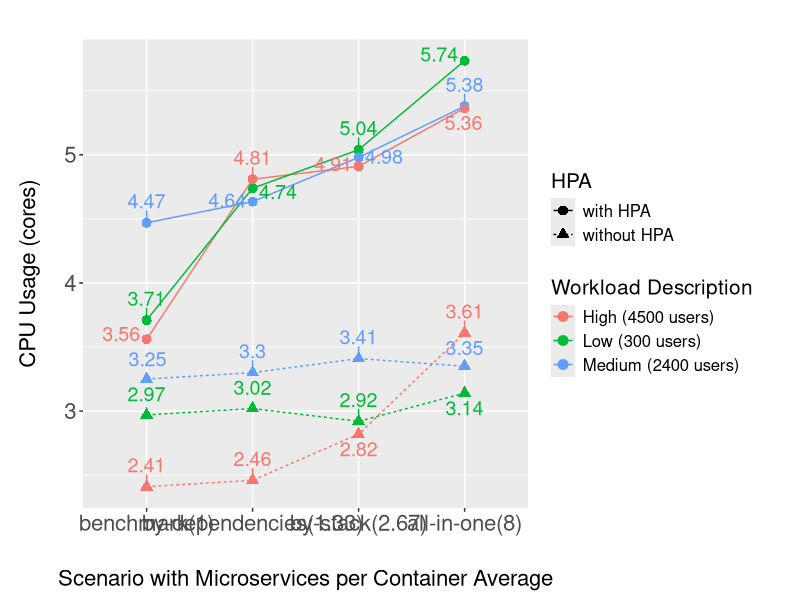
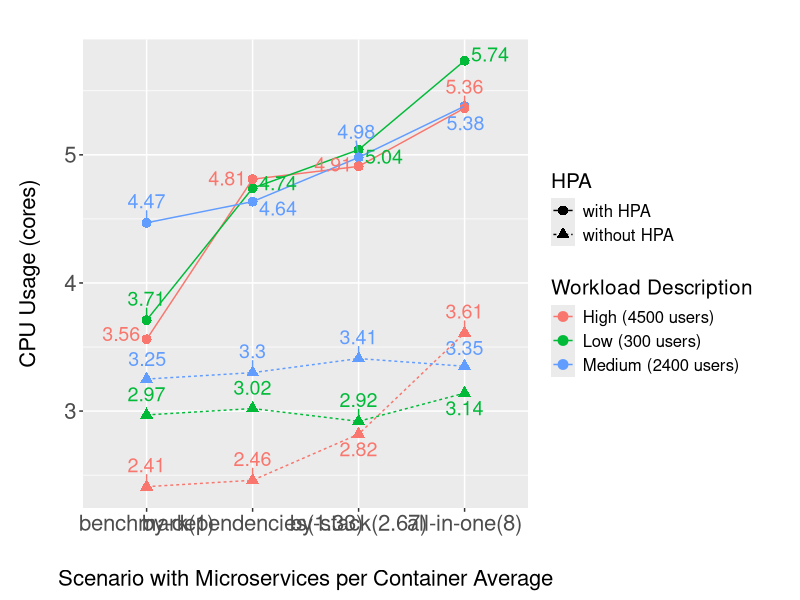

These charts were generated, in order, by the following R code:
setwd("~/Documentos/Dev/microservices-container-grouping/experiments_results/graphics_and_tables_consolidated/resources")
# Carregar pacotes necessários
library(ggplot2)
library(dplyr)
library(tidyr)
library(ggrepel)

# Criar o dataframe com os dados fornecidos
data_cpu <- data.frame(
  workload_desc = c("Low (300 users)", "Low (300 users)", "Low (300 users)", "Low (300 users)",
                    "Medium (2400 users)", "Medium (2400 users)", "Medium (2400 users)", "Medium (2400 users)",
                    "High (4500 users)", "High (4500 users)", "High (4500 users)", "High (4500 users)"),
  workload = c(300, 300, 300, 300, 2400, 2400, 2400, 2400, 4500, 4500, 4500, 4500),
  scenario = c("benchmark", "by-dependencies", "by-stack", "all-in-one",
               "benchmark", "by-dependencies", "by-stack", "all-in-one",
               "benchmark", "by-dependencies", "by-stack", "all-in-one"),
  Microservices_per_Container_Average = c(1.00, 1.33, 2.67, 8.00, 1.00, 1.33, 2.67, 8.00, 1.00, 1.33, 2.67, 8.00),
  CPU_Without_HPA = c(2.97, 3.02, 2.92, 3.14, 3.25, 3.30, 3.41, 3.35, 2.41, 2.46, 2.82, 3.61),
  CPU_With_HPA = c(3.71, 4.74, 5.04, 5.735, 4.47, 4.635, 4.98, 5.38, 3.56, 4.81, 4.91, 5.365)
)

# Transformar os dados em formato longo para ggplot
data_long_cpu <- data_cpu %>%
  pivot_longer(cols = c(CPU_Without_HPA, CPU_With_HPA), 
               names_to = "HPA", 
               values_to = "CPU") %>%
  mutate(HPA = recode(HPA, "CPU_Without_HPA" = "without HPA", "CPU_With_HPA" = "with HPA"))

# Criar uma nova coluna combinando cenário e média de microservices por container
data_long_cpu <- data_long_cpu %>%
  mutate(Scenario_Microservices = paste(scenario, "(", Microservices_per_Container_Average, ")", sep = ""),
         Scenario_Microservices = factor(Scenario_Microservices, levels = unique(Scenario_Microservices[order(Microservices_per_Container_Average)])))

# Gerar o gráfico
fig<-ggplot(data_long_cpu, aes(x = Scenario_Microservices, y = CPU, color = factor(workload_desc), shape = HPA)) +
  geom_point(size = 3) +
  geom_line(aes(linetype = HPA, group = interaction(workload_desc, HPA))) +
  geom_text_repel(aes(label = round(CPU, 2)), vjust = -1, size = 5, show_guide  = FALSE) +  # Adicionar os valores dos pontos com repel para evitar sobreposição
  labs(
    #title = "CPU Usage with and without HPA vs Scenario with Microservices per Container Average",
       x = "Scenario with Microservices per Container Average",
       y = "CPU Usage (cores)",
       color = "Workload Description",
       shape = "HPA",
       linetype = "HPA") +
  theme(plot.title = element_text(hjust = 0.5, vjust = 5, size = 20),
        strip.text = element_text(size= 16),
        plot.margin = unit(c(1,1,1,1), "cm"),
        axis.text = element_text(size = 16),
        #axis.text.x = element_text(angle = -45),
        legend.title = element_text(size = 15),
        legend.text = element_text(size = 12),
        axis.title = element_text(size = 16),
        axis.title.y=element_text(vjust=5),
        axis.title.x=element_text(vjust=-5))
fig
pdf_file = paste("resume_cpu_consumption.pdf",sep = "")
pdf(pdf_file, width = 16, height = 9)
print(fig)
dev.off()

